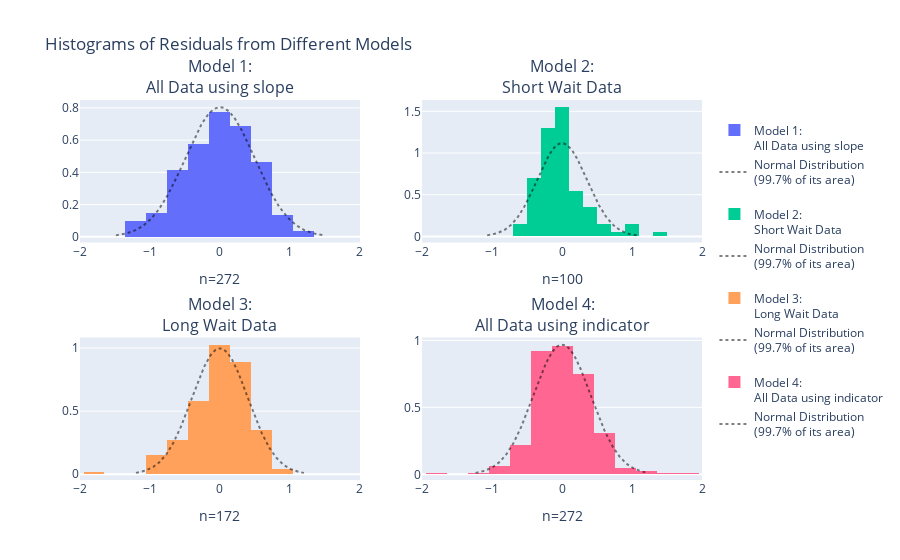

Notebook code cell kept with this figure:
### Code cell
# 12.
from plotly.subplots import make_subplots
import plotly.graph_objects as go
from scipy import stats
import numpy as np

long_wait_limit = 68
short_wait = old_faithful['waiting'] < long_wait_limit
long_wait = old_faithful['waiting'] >= long_wait_limit

model_residuals = {
    '<br>Model 1:<br>All Data using slope': smf.ols('duration ~ waiting', data=old_faithful).fit().resid,
    '<br>Model 2:<br>Short Wait Data': smf.ols('duration ~ waiting', data=old_faithful[short_wait]).fit().resid,
    '<br>Model 3:<br>Long Wait Data': smf.ols('duration ~ waiting', data=old_faithful[long_wait]).fit().resid,
    '<br>Model 4:<br>All Data using indicator': smf.ols('duration ~ C(kind, Treatment(reference="short"))', data=old_faithful).fit().resid
}

fig = make_subplots(rows=2, cols=2, subplot_titles=list(model_residuals.keys()))
for i, (title, resid) in enumerate(model_residuals.items()):

    if i == 1:  # Apply different bins only to the second histogram (index 1)
        bin_size = dict(start=-1.9, end=1.9, size=0.2)
    else:
        bin_size = dict(start=-1.95, end=1.95, size=0.3)

    fig.add_trace(go.Histogram(x=resid, name=title, xbins=bin_size, histnorm='probability density'), 
                  row=int(i/2)+1, col=(i%2)+1)
    fig.update_xaxes(title_text="n="+str(len(resid)), row=int(i/2)+1, col=(i%2)+1)    
    
    normal_range = np.arange(-3*resid.std(),3*resid.std(),0.01)
    fig.add_trace(go.Scatter(x=normal_range, mode='lines', opacity=0.5,
                             y=stats.norm(loc=0, scale=resid.std()).pdf(normal_range),
                             line=dict(color='black', dash='dot', width=2),
                             name='Normal Distribution<br>(99.7% of its area)'), 
                  row=int(i/2)+1, col=(i%2)+1)
    
fig.update_layout(title_text='Histograms of Residuals from Different Models')
fig.update_xaxes(range=[-2,2])
fig.show() # USE `fig.show(renderer="png")` FOR ALL GitHub and MarkUs SUBMISSIONS

### Figure 1 — Plotly figure (JSON) as saved in the notebook; plotly's stock layout.template omitted (floating-point values rounded to 4 significant figures; data arrays with more than 128 entries replaced by an {"elided": "..."} marker saying what was removed)
{"data": [{"histnorm": "probability density", "name": "<br>Model 1:<br>All Data using slope", "type": "histogram", "x": {"elided": "272 float values"}, "xaxis": "x", "xbins": {"end": 1.95, "size": 0.3, "start": -1.95}, "yaxis": "y"}, {"line": {"color": "black", "dash": "dot", "width": 2}, "mode": "lines", "name": "Normal Distribution<br>(99.7% of its area)", "opacity": 0.5, "type": "scatter", "x": {"elided": "298 float values"}, "xaxis": "x", "y": {"elided": "298 float values"}, "yaxis": "y"}, {"histnorm": "probability density", "name": "<br>Model 2:<br>Short Wait Data", "type": "histogram", "x": [-0.2728, -0.01902, 0.7815, -0.0369, -0.2398, -0.1223, 0.1514, -0.552, -0.4156, -0.1869, -0.1223, -0.1345, 0.9504, 0.001449, -0.03396, -0.3831, -0.3044, -0.4374, 1.474, 0.0558, -0.2161, -0.2398, -0.3398, -0.6923, 0.01692, -0.151, -0.4277, -0.321, -0.1631, -0.319, -0.2277, 0.245, 0.266, -0.04473, -0.09126, -0.4977, -0.1199, 0.181, 0.1704, -0.005318, -0.2326, 0.08392, -0.5161, 0.3587, -0.3991, 0.5728, -0.1631, 0.102, 0.1655, 0.05198, 0.6699, -0.01067, -0.1039, -0.0112, -0.01173, -0.2331, 0.08739, -0.2442, 0.01204, -0.2442, 0.385, -0.1874, 1.083, 0.03633, -0.08255, -0.01261, -0.07579, 0.4587, -0.2185, 0.0461, -0.01067, 0.08151, -0.3258, 0.2631, -0.1447, -0.1772, -0.06067, 0.003389, -0.06261, 1.058, 0.3558, -0.1015, -0.09126, -0.3228, 0.3442, 0.2587, -0.1898, -0.2228, -0.02631, 0.4777, 0.5693, -0.07579, -0.3123, 0.1272, -0.1301, -0.3374, 0.2253, 0.005275, 0.3063, -0.02667], "xaxis": "x2", "xbins": {"end": 1.9, "size": 0.2, "start": -1.9}, "yaxis": "y2"}, {"line": {"color": "black", "dash": "dot", "width": 2}, "mode": "lines", "name": "Normal Distribution<br>(99.7% of its area)", "opacity": 0.5, "type": "scatter", "x": {"elided": "215 float values"}, "xaxis": "x2", "y": {"elided": "215 float values"}, "yaxis": "y2"}, {"histnorm": "probability density", "name": "<br>Model 3:<br>Long Wait Data", "type": "histogram", "x": {"elided": "172 float values"}, "xaxis": "x3", "xbins": {"end": 1.95, "size": 0.3, "start": -1.95}, "yaxis": "y3"}, {"line": {"color": "black", "dash": "dot", "width": 2}, "mode": "lines", "name": "Normal Distribution<br>(99.7% of its area)", "opacity": 0.5, "type": "scatter", "x": {"elided": "241 float values"}, "xaxis": "x3", "y": {"elided": "241 float values"}, "yaxis": "y3"}, {"histnorm": "probability density", "name": "<br>Model 4:<br>All Data using indicator", "type": "histogram", "x": {"elided": "272 float values"}, "xaxis": "x4", "xbins": {"end": 1.95, "size": 0.3, "start": -1.95}, "yaxis": "y4"}, {"line": {"color": "black", "dash": "dot", "width": 2}, "mode": "lines", "name": "Normal Distribution<br>(99.7% of its area)", "opacity": 0.5, "type": "scatter", "x": {"elided": "248 float values"}, "xaxis": "x4", "y": {"elided": "248 float values"}, "yaxis": "y4"}], "layout": {"annotations": [{"font": {"size": 16}, "showarrow": false, "text": "<br>Model 1:<br>All Data using slope", "x": 0.225, "xanchor": "center", "xref": "paper", "y": 1, "yanchor": "bottom", "yref": "paper"}, {"font": {"size": 16}, "showarrow": false, "text": "<br>Model 2:<br>Short Wait Data", "x": 0.775, "xanchor": "center", "xref": "paper", "y": 1, "yanchor": "bottom", "yref": "paper"}, {"font": {"size": 16}, "showarrow": false, "text": "<br>Model 3:<br>Long Wait Data", "x": 0.225, "xanchor": "center", "xref": "paper", "y": 0.375, "yanchor": "bottom", "yref": "paper"}, {"font": {"size": 16}, "showarrow": false, "text": "<br>Model 4:<br>All Data using indicator", "x": 0.775, "xanchor": "center", "xref": "paper", "y": 0.375, "yanchor": "bottom", "yref": "paper"}], "title": {"text": "Histograms of Residuals from Different Models"}, "xaxis": {"anchor": "y", "domain": [0, 0.45], "range": [-2, 2], "title": {"text": "n=272"}}, "xaxis2": {"anchor": "y2", "domain": [0.55, 1], "range": [-2, 2], "title": {"text": "n=100"}}, "xaxis3": {"anchor": "y3", "domain": [0, 0.45], "range": [-2, 2], "title": {"text": "n=172"}}, "xaxis4": {"anchor": "y4", "domain": [0.55, 1], "range": [-2, 2], "title": {"text": "n=272"}}, "yaxis": {"anchor": "x", "domain": [0.625, 1]}, "yaxis2": {"anchor": "x2", "domain": [0.625, 1]}, "yaxis3": {"anchor": "x3", "domain": [0, 0.375]}, "yaxis4": {"anchor": "x4", "domain": [0, 0.375]}}}
